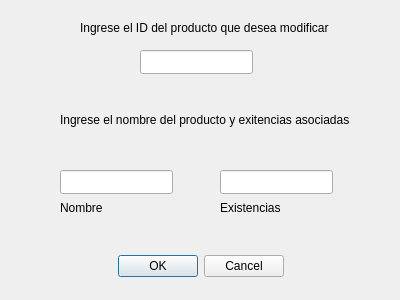
<?xml version="1.0" encoding="UTF-8"?>
<ui version="4.0">
 <class>modificar</class>
 <widget class="QDialog" name="modificar">
  <property name="geometry">
   <rect>
    <x>0</x>
    <y>0</y>
    <width>400</width>
    <height>300</height>
   </rect>
  </property>
  <property name="windowTitle">
   <string>Dialog</string>
  </property>
  <widget class="QDialogButtonBox" name="buttonBox">
   <property name="geometry">
    <rect>
     <x>30</x>
     <y>250</y>
     <width>341</width>
     <height>32</height>
    </rect>
   </property>
   <property name="orientation">
    <enum>Qt::Horizontal</enum>
   </property>
   <property name="standardButtons">
    <set>QDialogButtonBox::Cancel|QDialogButtonBox::Ok</set>
   </property>
   <property name="centerButtons">
    <bool>true</bool>
   </property>
  </widget>
  <widget class="QLabel" name="labelInformativoModificar">
   <property name="geometry">
    <rect>
     <x>80</x>
     <y>20</y>
     <width>261</width>
     <height>16</height>
    </rect>
   </property>
   <property name="text">
    <string>Ingrese el ID del producto que desea modificar</string>
   </property>
  </widget>
  <widget class="QLineEdit" name="txtIdModificar">
   <property name="geometry">
    <rect>
     <x>140</x>
     <y>50</y>
     <width>113</width>
     <height>24</height>
    </rect>
   </property>
  </widget>
  <widget class="QLabel" name="labelNombreACambiar">
   <property name="geometry">
    <rect>
     <x>60</x>
     <y>110</y>
     <width>291</width>
     <height>20</height>
    </rect>
   </property>
   <property name="text">
    <string>Ingrese el nombre del producto y exitencias asociadas</string>
   </property>
  </widget>
  <widget class="QLineEdit" name="txtNuevoNombre">
   <property name="geometry">
    <rect>
     <x>60</x>
     <y>170</y>
     <width>113</width>
     <height>24</height>
    </rect>
   </property>
  </widget>
  <widget class="QLineEdit" name="txtNuevaExistencia">
   <property name="geometry">
    <rect>
     <x>220</x>
     <y>170</y>
     <width>113</width>
     <height>24</height>
    </rect>
   </property>
  </widget>
  <widget class="QLabel" name="labelSenyalaNombre">
   <property name="geometry">
    <rect>
     <x>60</x>
     <y>200</y>
     <width>49</width>
     <height>16</height>
    </rect>
   </property>
   <property name="text">
    <string>Nombre</string>
   </property>
  </widget>
  <widget class="QLabel" name="labelSenyalaExistencia">
   <property name="geometry">
    <rect>
     <x>220</x>
     <y>200</y>
     <width>71</width>
     <height>16</height>
    </rect>
   </property>
   <property name="text">
    <string>Existencias</string>
   </property>
  </widget>
 </widget>
 <resources/>
 <connections>
  <connection>
   <sender>buttonBox</sender>
   <signal>accepted()</signal>
   <receiver>modificar</receiver>
   <slot>accept()</slot>
   <hints>
    <hint type="sourcelabel">
     <x>248</x>
     <y>254</y>
    </hint>
    <hint type="destinationlabel">
     <x>157</x>
     <y>274</y>
    </hint>
   </hints>
  </connection>
  <connection>
   <sender>buttonBox</sender>
   <signal>rejected()</signal>
   <receiver>modificar</receiver>
   <slot>reject()</slot>
   <hints>
    <hint type="sourcelabel">
     <x>316</x>
     <y>260</y>
    </hint>
    <hint type="destinationlabel">
     <x>286</x>
     <y>274</y>
    </hint>
   </hints>
  </connection>
 </connections>
</ui>
